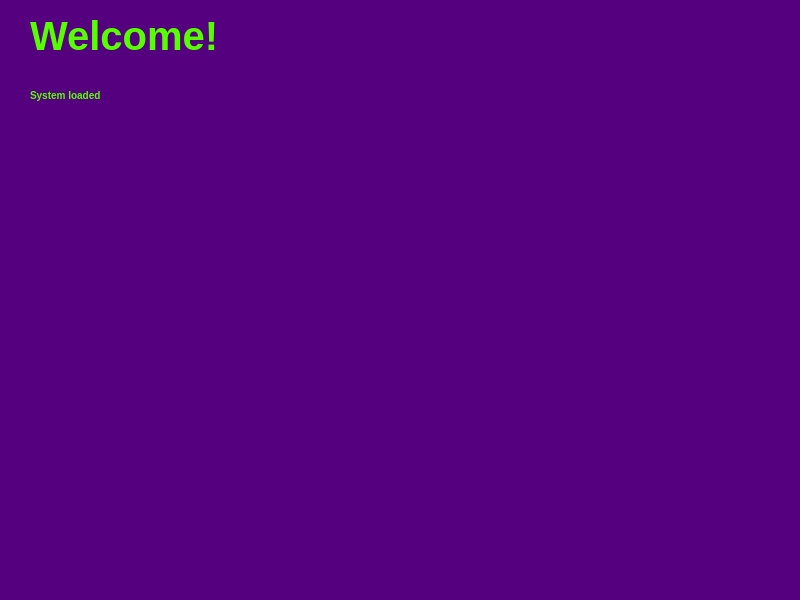
<?xml version="1.0" encoding="UTF-8"?>
<ui version="4.0">
 <class>MainWindow</class>
 <widget class="QMainWindow" name="MainWindow">
  <property name="geometry">
   <rect>
    <x>0</x>
    <y>0</y>
    <width>800</width>
    <height>600</height>
   </rect>
  </property>
  <property name="windowTitle">
   <string>System Test</string>
  </property>
  <property name="styleSheet">
   <string notr="true">background:rgb(85, 0, 127);</string>
  </property>
  <widget class="QWidget" name="centralwidget">
   <widget class="QLabel" name="label">
    <property name="geometry">
     <rect>
      <x>30</x>
      <y>10</y>
      <width>301</width>
      <height>51</height>
     </rect>
    </property>
    <property name="styleSheet">
     <string notr="true">QLabel{color:rgb(85, 255, 0);font-size:40px;font-weight:bold;}</string>
    </property>
    <property name="text">
     <string>Welcome!</string>
    </property>
    <property name="alignment">
     <set>Qt::AlignLeading|Qt::AlignLeft|Qt::AlignVCenter</set>
    </property>
   </widget>
   <widget class="QLabel" name="label_2">
    <property name="geometry">
     <rect>
      <x>30</x>
      <y>70</y>
      <width>301</width>
      <height>51</height>
     </rect>
    </property>
    <property name="styleSheet">
     <string notr="true">QLabel{color:rgb(85, 255, 0);font-size:10px;font-weight:bold;}</string>
    </property>
    <property name="text">
     <string>System loaded</string>
    </property>
    <property name="alignment">
     <set>Qt::AlignLeading|Qt::AlignLeft|Qt::AlignVCenter</set>
    </property>
   </widget>
  </widget>
  <widget class="QMenuBar" name="menubar">
   <property name="geometry">
    <rect>
     <x>0</x>
     <y>0</y>
     <width>800</width>
     <height>21</height>
    </rect>
   </property>
  </widget>
  <widget class="QStatusBar" name="statusbar"/>
 </widget>
 <resources/>
 <connections/>
</ui>
